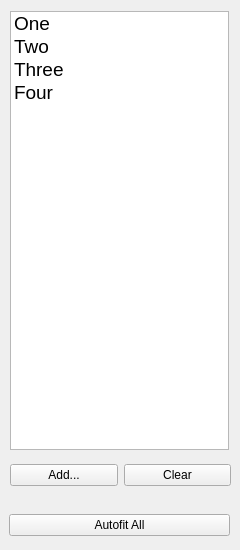
<?xml version="1.0" encoding="UTF-8"?>
<ui version="4.0">
 <class>FileList</class>
 <widget class="QWidget" name="FileList">
  <property name="geometry">
   <rect>
    <x>0</x>
    <y>0</y>
    <width>240</width>
    <height>550</height>
   </rect>
  </property>
  <property name="minimumSize">
   <size>
    <width>240</width>
    <height>550</height>
   </size>
  </property>
  <property name="maximumSize">
   <size>
    <width>240</width>
    <height>550</height>
   </size>
  </property>
  <property name="windowTitle">
   <string>Form</string>
  </property>
  <widget class="QWidget" name="horizontalLayoutWidget">
   <property name="geometry">
    <rect>
     <x>9</x>
     <y>510</y>
     <width>221</width>
     <height>30</height>
    </rect>
   </property>
   <layout class="QHBoxLayout" name="horizontalLayout">
    <item>
     <widget class="QPushButton" name="pushButton_2">
      <property name="text">
       <string>Autofit All</string>
      </property>
     </widget>
    </item>
   </layout>
  </widget>
  <widget class="QWidget" name="verticalLayoutWidget">
   <property name="geometry">
    <rect>
     <x>10</x>
     <y>10</y>
     <width>221</width>
     <height>441</height>
    </rect>
   </property>
   <layout class="QVBoxLayout" name="verticalLayout">
    <item>
     <widget class="QListWidget" name="listWidget">
      <property name="minimumSize">
       <size>
        <width>219</width>
        <height>439</height>
       </size>
      </property>
      <property name="maximumSize">
       <size>
        <width>219</width>
        <height>439</height>
       </size>
      </property>
      <property name="font">
       <font>
        <family>Helvetica Neue</family>
        <pointsize>14</pointsize>
        <weight>50</weight>
        <bold>false</bold>
       </font>
      </property>
      <property name="frameShape">
       <enum>QFrame::StyledPanel</enum>
      </property>
      <property name="frameShadow">
       <enum>QFrame::Sunken</enum>
      </property>
      <property name="lineWidth">
       <number>2</number>
      </property>
      <property name="flow">
       <enum>QListView::TopToBottom</enum>
      </property>
      <property name="spacing">
       <number>5</number>
      </property>
      <property name="viewMode">
       <enum>QListView::ListMode</enum>
      </property>
      <item>
       <property name="text">
        <string>One</string>
       </property>
      </item>
      <item>
       <property name="text">
        <string>Two</string>
       </property>
      </item>
      <item>
       <property name="text">
        <string>Three</string>
       </property>
      </item>
      <item>
       <property name="text">
        <string>Four</string>
       </property>
      </item>
     </widget>
    </item>
   </layout>
  </widget>
  <widget class="QWidget" name="horizontalLayoutWidget_2">
   <property name="geometry">
    <rect>
     <x>10</x>
     <y>460</y>
     <width>221</width>
     <height>30</height>
    </rect>
   </property>
   <layout class="QHBoxLayout" name="horizontalLayout_3">
    <item>
     <widget class="QPushButton" name="pushButton">
      <property name="text">
       <string>Add...</string>
      </property>
     </widget>
    </item>
    <item>
     <widget class="QPushButton" name="pushButton_3">
      <property name="text">
       <string>Clear</string>
      </property>
     </widget>
    </item>
   </layout>
  </widget>
 </widget>
 <resources/>
 <connections/>
</ui>
